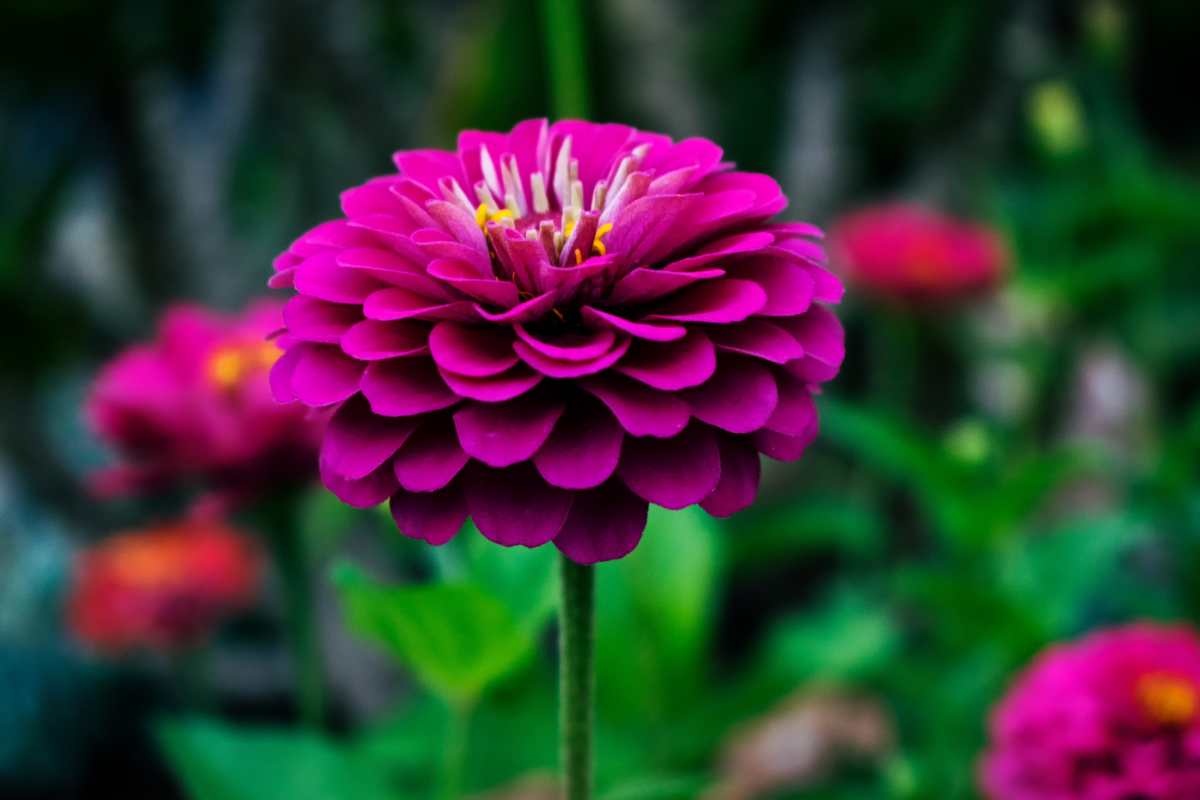
#> input picture img.jpg, 6000 x 4000 px, given in place of bread_manual.png, which was not available (shown at 1/5 size)
$ jupyter execute --allow-errors IP_TASK10.ipynb   (older library calls are emulated)
#> lines starting #> are read from the running program, lines starting #| are printed output that depends on the picture; pictures that were not available may be replaced by others from this repository, and a replacement may not be noted
[cell 1]
import cv2
import numpy as np
import matplotlib.pyplot as plt
from scipy import stats
from sklearn.neighbors import KNeighborsClassifier
from sklearn.model_selection import train_test_split
from sklearn.metrics import classification_report, jaccard_score, accuracy_score
from sklearn.preprocessing import LabelEncoder, StandardScaler
from sklearn.svm import SVC
from sklearn.tree import DecisionTreeClassifier
import os
from skimage.feature import graycomatrix, graycoprops

[cell 2]
def load_texture_data_with_statistics(image_folder):
    data = []
    labels = []

    for texture_name in os.listdir(image_folder):
        texture_path = os.path.join(image_folder, texture_name)

        if os.path.isdir(texture_path):
            for image_file in os.listdir(texture_path):
                image_path = os.path.join(texture_path, image_file)

                image = cv2.imread(image_path, cv2.IMREAD_GRAYSCALE)
                if image is not None:
                    features = compute_histogram_features(image)
                    data.append(features)
                    labels.append(texture_name)

    return np.array(data), np.array(labels)

# [59 lines left out: functions calculate_histogram_features, compute_histogram_features, not called in this run]

image_folder = "./KTH_TIPS"
data, labels = load_texture_data_with_statistics(image_folder)

print(f"Размер данных: {data.shape}")
print(f"Количество классов: {len(np.unique(labels))}")

def plot_texture_examples(image_folder, num_examples):
    texture_folders = [f for f in os.listdir(image_folder) if os.path.isdir(os.path.join(image_folder, f))]

    fig, axes = plt.subplots(num_examples, 3, figsize=(15, 5*num_examples))

    for i in range(min(num_examples, len(texture_folders))):
        texture_name = texture_folders[i]
        texture_path = os.path.join(image_folder, texture_name)

        image_files = [f for f in os.listdir(texture_path) if f.lower().endswith(('.png', '.jpg', '.jpeg'))]

        if len(image_files) > 3:
            image_path = os.path.join(texture_path, image_files[3])
            image = cv2.imread(image_path, cv2.IMREAD_GRAYSCALE)

            if image is not None:
                features, hist = calculate_histogram_features(image)

                axes[i, 0].imshow(image, cmap='gray')
                axes[i, 0].set_title(f'{texture_name}')
                axes[i, 0].axis('off')

                axes[i, 1].bar(range(256), hist, alpha=0.7, color='blue')
                axes[i, 1].set_title('Гистограмма')

                metrics_text = (
                    f"Mean: {features['mean']:.2f}\n"
                    f"Std: {features['std']:.2f}\n"
                    f"Skewness: {features['skewness']:.2f}\n"
                    f"Kurtosis: {features['kurtosis']:.2f}\n"
                    f"Entropy: {features['entropy']:.2f}\n"
                    f"Min/Max: {features['min']}/{features['max']}"
                )

                axes[i, 2].text(0.1, 0.9, metrics_text, transform=axes[i, 2].transAxes, fontsize=12, verticalalignment='top')
                axes[i, 2].axis('off')

    plt.tight_layout()
    plt.show()

plot_texture_examples(image_folder, num_examples=5)

# [34 lines left out: function extract_laws_texture_features, not called in this run]

def plot_laws_examples(image_folder, num_examples):
    texture_folders = [f for f in os.listdir(image_folder) if os.path.isdir(os.path.join(image_folder, f))]

    fig, axes = plt.subplots(num_examples, 2, figsize=(12, 4*num_examples))

    for i in range(min(num_examples, len(texture_folders))):
        texture_name = texture_folders[i]
        texture_path = os.path.join(image_folder, texture_name)

        image_files = [f for f in os.listdir(texture_path) if f.lower().endswith(('.png', '.jpg', '.jpeg'))]

        if len(image_files) > 5:
            image_path = os.path.join(texture_path, image_files[5])
            image = cv2.imread(image_path, cv2.IMREAD_GRAYSCALE)

            if image is not None:
                features, names = extract_laws_texture_features(image)

                axes[i, 0].imshow(image, cmap='gray')
                axes[i, 0].set_title(f'{texture_name}\nOriginal')
                axes[i, 0].axis('off')

                top_indices = np.argsort(features)[-5:][::-1]
                laws_text = "Top Laws features:\n\n"
                for j, idx in enumerate(top_indices):
                    laws_text += f"{names[idx]}: {features[idx]:.4f}\n"

                axes[i, 1].text(0.1, 0.95, laws_text, transform=axes[i, 1].transAxes,
                                fontsize=12, verticalalignment='top', fontfamily='monospace')
                axes[i, 1].set_title('Laws Texture Features')
                axes[i, 1].axis('off')

    plt.tight_layout()
    plt.show()

plot_laws_examples(image_folder, num_examples=5)

# [14 lines left out: function compute_glcm_texture_features, not called in this run]

def plot_glcm_examples(image_folder, num_examples):
    texture_folders = [f for f in os.listdir(image_folder) if os.path.isdir(os.path.join(image_folder, f))]

    for i in range(min(num_examples, len(texture_folders))):
        texture_name = texture_folders[i]
        texture_path = os.path.join(image_folder, texture_name)

        image_files = [f for f in os.listdir(texture_path) if f.lower().endswith(('.png', '.jpg', '.jpeg'))]

        if len(image_files) > 2:
            image_path = os.path.join(texture_path, image_files[2])
            image = cv2.imread(image_path, cv2.IMREAD_GRAYSCALE)

            if image is not None:
                features = compute_glcm_texture_features(image)

                plt.figure(figsize=(12, 4))

                plt.subplot(1, 2, 1)
                plt.imshow(image, cmap='gray')
                plt.title(f'{texture_name}')
                plt.axis('off')

                plt.subplot(1, 2, 2)

                glcm_names = ['contrast', 'dissimilarity', 'homogeneity', 'energy', 'correlation']
                glcm_text = "GLCM Features:\n\n"
                for name, value in zip(glcm_names, features):
                    glcm_text += f"{name}: {value:.4f}\n"

                plt.text(0.1, 0.95, glcm_text, transform=plt.gca().transAxes,
                        fontsize=12, verticalalignment='top', fontfamily='monospace')
                plt.axis('off')
                plt.title('GLCM Texture Features')

                plt.tight_layout()
                plt.show()

plot_glcm_examples(image_folder, num_examples=5)

[cell 3]
image_paths = []
for class_folder in os.listdir(image_folder):
    class_path = os.path.join(image_folder, class_folder)
    if os.path.isdir(class_path):
        for file in os.listdir(class_path):
            if file.lower().endswith(('.png', '.jpg', '.jpeg')):
                image_paths.append(os.path.join(class_path, file))

print(f"Найдено {len(image_paths)} изображений")

X_hist = []
X_laws = []
X_glcm = []
y = []

for i, path in enumerate(image_paths):
    if i % 50 == 0:
        print(f"Обработано {i}/{len(image_paths)} изображений")

    image = cv2.imread(path, cv2.IMREAD_GRAYSCALE)
    image = cv2.resize(image, (128, 128), interpolation=cv2.INTER_AREA)

    # Используем новые названия методов
    hist_features    = compute_histogram_features(image)
    laws_features, _ = extract_laws_texture_features(image)
    glcm_features    = compute_glcm_texture_features(image)

    X_hist.append(hist_features)
    X_laws.append(laws_features)
    X_glcm.append(glcm_features)

    label = os.path.basename(os.path.dirname(path))
    y.append(label)

X_hist = np.array(X_hist)
X_laws = np.array(X_laws)
X_glcm = np.array(X_glcm)
y = np.array(y)

print(f"Размер данных гистограмм: {X_hist.shape}")
print(f"Размер данных Laws: {X_laws.shape}")
print(f"Размер данных GLCM: {X_glcm.shape}")
print(f"Количество классов: {len(np.unique(y))}")

le = LabelEncoder()
y_encoded = le.fit_transform(y)

methods = {
    'Histogram': X_hist,
    'Laws': X_laws,
    'GLCM': X_glcm
}

models = {
    'kNN': KNeighborsClassifier(n_neighbors=3, n_jobs=-1),
    'SVM': SVC(kernel='rbf', random_state=42),
    'DecisionTree': DecisionTreeClassifier(random_state=42, max_depth=10)
}

[cell 4]
trained_models = {}

#> (the rest of this cell did not finish here and is left out)

#> (a cell that did not finish here is left out)

[cell 6]
def keep_top_colors(mask, n_colors=4):
    unique, counts = np.unique(mask, return_counts=True)

    sorted_indices = np.argsort(-counts)
    top_colors = unique[sorted_indices[:n_colors]]  # берем n самых частых

    print(f"Топ-{n_colors} самых частых цветов: {top_colors}")
    print(f"Их частоты: {counts[sorted_indices[:n_colors]]}")

    result = np.zeros_like(mask)

    for new_value, old_value in enumerate(top_colors):
        result[mask == old_value] = new_value

    return result

# Путь к ручной маске
manual_mask_path = "bread_manual.png"
manual_mask = cv2.imread(manual_mask_path, cv2.IMREAD_GRAYSCALE)
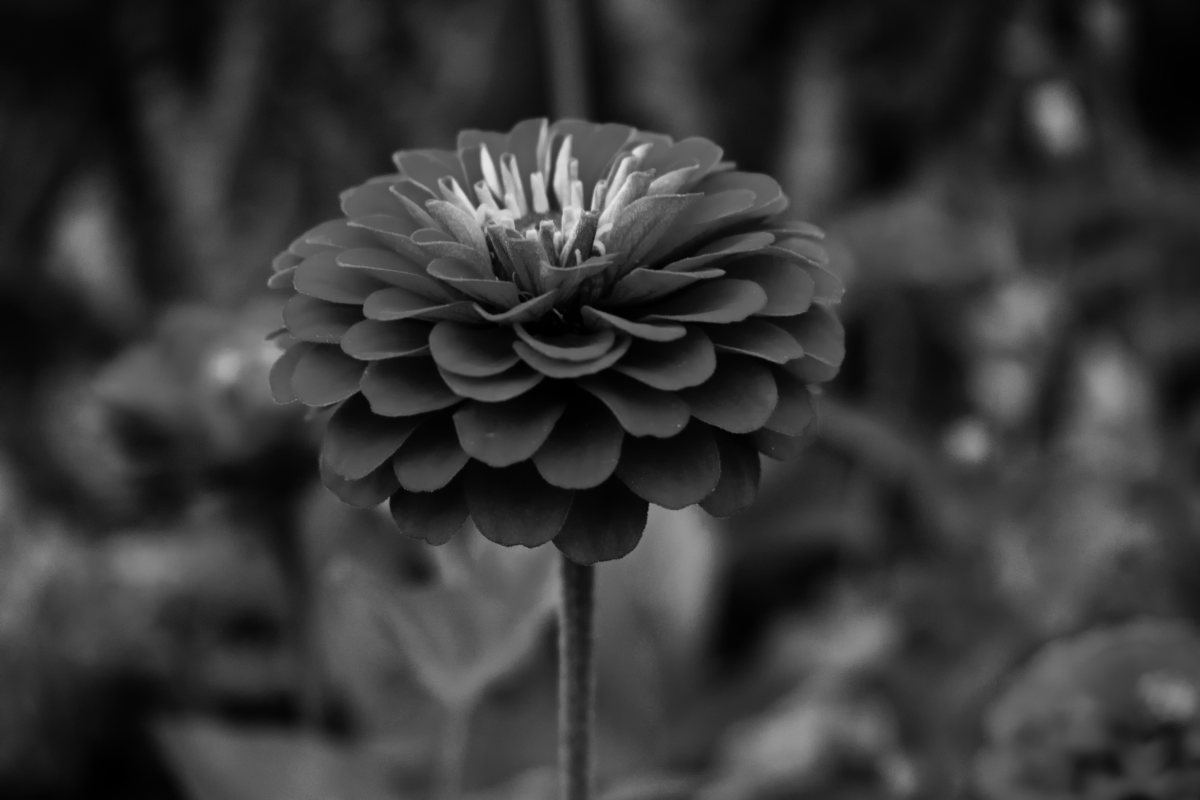
#> manual_mask: shape (4000, 6000) (shown at 1/5 size); min 0, max 234, mean 55.4

if manual_mask is not None:
    fixed_manual_mask = keep_top_colors(manual_mask, n_colors=4)
#> in keep_top_colors, `unique, counts = np.unique(mask, return_counts=True)`: unique = 234 values from 0 to 234; counts = 234 values, max 279203 at index 50, min 1 at index 233, mean 102564.1
#> in keep_top_colors, `sorted_indices = np.argsort(-counts)`: sorted_indices = 234 values, max 233 at index 233, min 0 at index 120, mean 116.5
#> in keep_top_colors, `top_colors = unique[sorted_indices[:n_colors]]`: top_colors = [50, 51, 49, 52]
#| Топ-4 самых частых цветов: [50 51 49 52]
#| Их частоты: [279203 278706 278019 277579]
#> the loop in keep_top_colors, `for new_value, old_value in enumerate(top_colors):` made 4 passes
#> old_value on passes 1 to 4: 50, 51, 49, 52
#> after the loop in keep_top_colors, `for new_value, old_value in enumerate(top_colors):`:
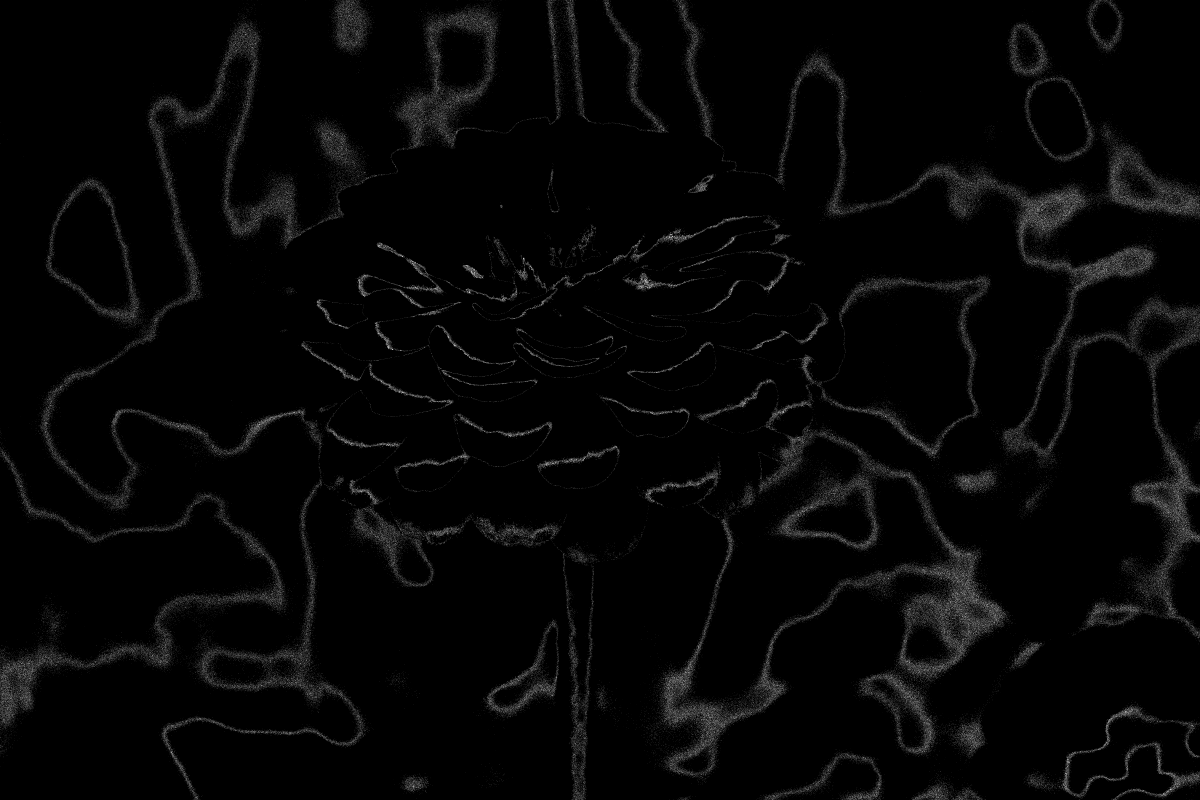
#> result: shape (4000, 6000) (shown at 1/5 size); min 0, max 3, mean 0.0695; drawn with min black and max white

    plt.figure(figsize=(12, 5))

    plt.subplot(1, 3, 1)
    plt.imshow(manual_mask, cmap='gray')
    plt.title(f'Исходная маска\n{len(np.unique(manual_mask))} значений')
    plt.colorbar()

    plt.subplot(1, 3, 2)
    plt.imshow(fixed_manual_mask, cmap='tab10')
    plt.title('Исправленная маска\n4 класса')
    plt.colorbar()

    plt.tight_layout()
    plt.show()
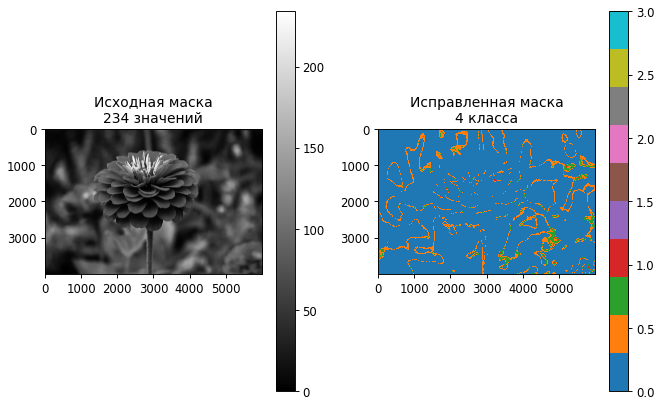
#> figure drawn by matplotlib, 4 panels
else:
    print(f"Не удалось загрузить ручную маску по пути: {manual_mask_path}")
    print("Проверьте путь и убедитесь, что файл '6my.png' существует в папке './goal/'")

$ run again, on fifth_lab/periodic_noise.JPG
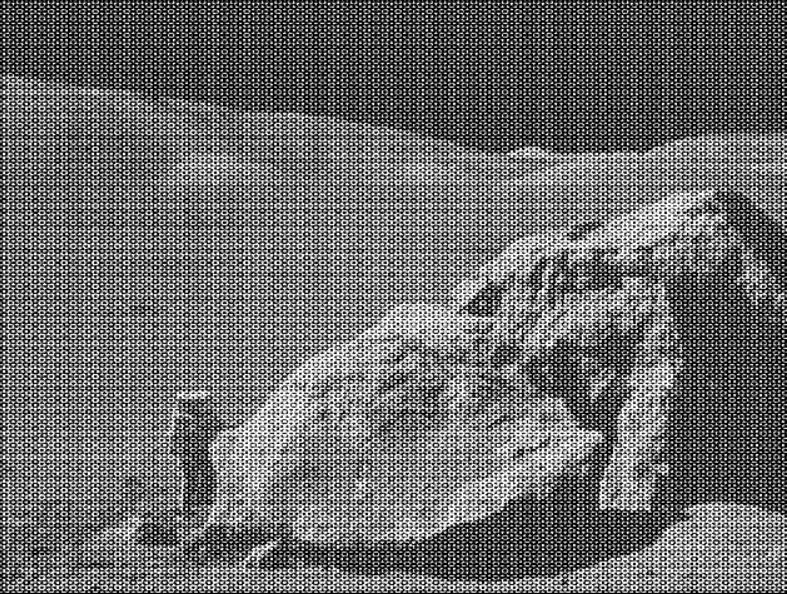
#> input picture fifth_lab/periodic_noise.JPG, 787 x 594 px, given in place of bread_manual.png, which was not available
#> unique = 256 values from 0 to 255; counts = 256 values, max 18194 at index 0, min 834 at index 254, mean 1826.1
#> sorted_indices = 256 values, max 255 at index 1, min 0 at index 0, mean 127.5
#> top_colors = [0, 255, 6, 7]
#| Топ-4 самых частых цветов: [  0 255   6   7]
#| Их частоты: [18194  4921  2823  2821]
#> the loop in keep_top_colors, `for new_value, old_value in enumerate(top_colors):` made 4 passes
#> old_value on passes 1 to 4: 0, 255, 6, 7
#> after the loop in keep_top_colors, `for new_value, old_value in enumerate(top_colors):`:
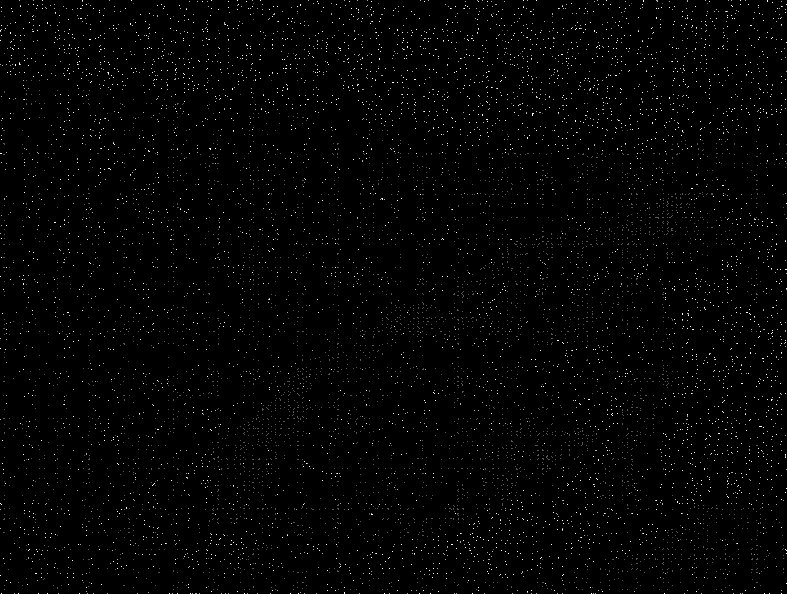
#> result: shape (594, 787); min 0, max 3, mean 0.0407; drawn with min black and max white
#> `plt.show()`:
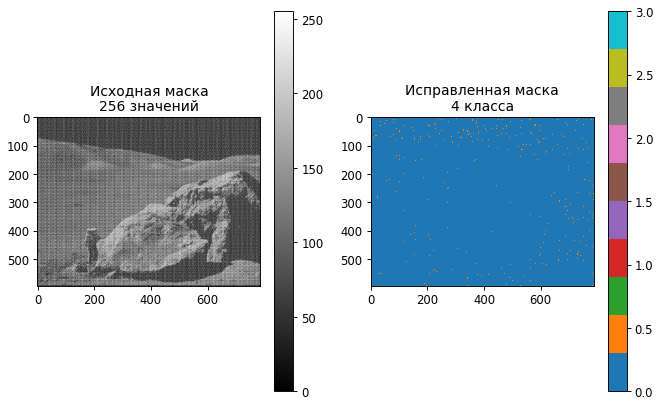
#> figure drawn by matplotlib, 4 panels
